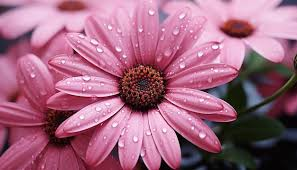
#> input picture download.jpeg, 297 x 170 px, found by its file name
$ python maxpool_minpool.py
#> lines starting #> are read from the running program, lines starting #| are printed output that depends on the picture
from skimage.measure import block_reduce
import numpy as np
import matplotlib.pyplot as plt
from matplotlib.image import imread

img = imread(r"C:\Users\Dell\OneDrive\Pictures\download.jpeg")
#> img is the input picture: shape (170, 297, 3); mean R, G, B 161.1, 101.5, 127.1
mean_pool=block_reduce(img, block_size=(9,9,1), func=np.mean)
max_pool=block_reduce(img, block_size=(9,9,1), func=np.max)
min_pool=block_reduce(img, block_size=(9,9,1), func=np.min)

plt.figure(1)
plt.subplot(221)
imgplot = plt.imshow(img)
plt.title('Original Image')

plt.subplot(222)
imgplot3 = plt.imshow(mean_pool)
plt.title('Average pooling')

plt.subplot(223)
imgplot1 = plt.imshow(max_pool)
plt.title('Max pooling')

plt.subplot(224)
imgplot1 = plt.imshow(min_pool)
plt.title('Min pooling')

plt.show()
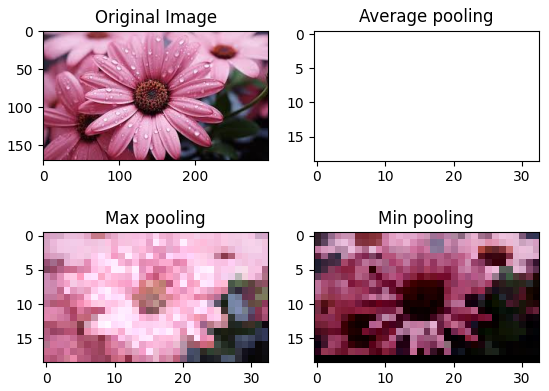
#> figure drawn by matplotlib, 4 panels
